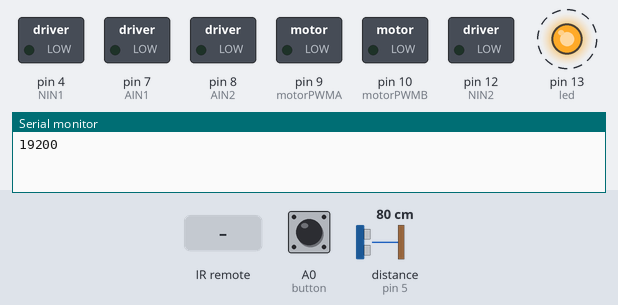
A sketch run on a simulated Arduino Uno, built with avr-gcc and run on an emulated ATmega328P. On the bench: switched loads named in the sketch (green lamp = pin HIGH), output pins drawn as LEDs (lit = HIGH), the last lines printed to the serial monitor. Wiring (inferred from the names in the program): ultrasonic range finder: trigger pin 6; echo pin 5. Dashed ring = blinking. The inputs (shaded band) are chosen by the test bench; at power-on: A0 (button) HIGH, distance to the obstacle (sensor on pin 5) 80 cm. The echo pulse lasts 58.3 µs per cm; pins used as bus, display or sensor lines are not drawn.

Above: at 1.27 s.
1.3 s: infrared code 0x41BED02F received
At 2.2 s:
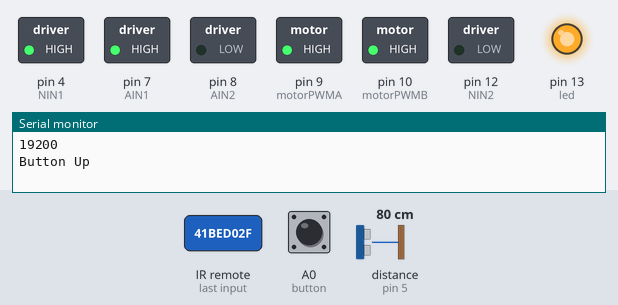
4.3 s: infrared code 0x41BE609F received
At 5.1 s:
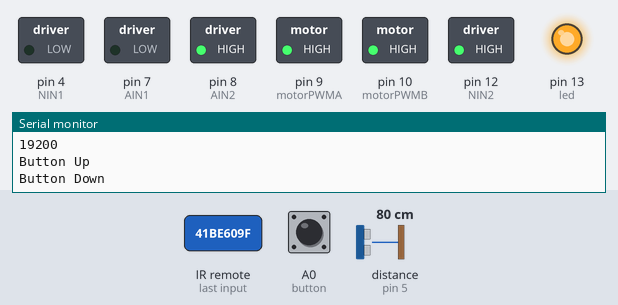
7.3 s: infrared code 0x41BEB04F received
At 7.57 s:
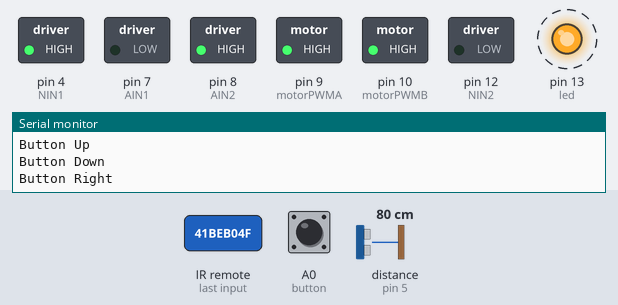
10.3 s: infrared code 0x41BE40BF received
At 11.2 s:
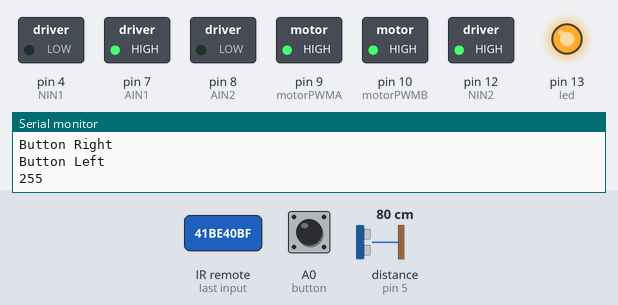
13.3 s: infrared code 0x41BE10EF received
At 13.53 s:
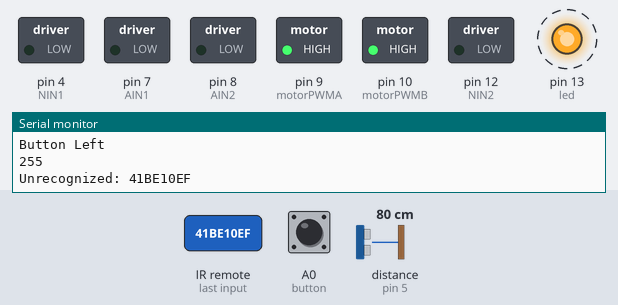
16.3 s: A0 (button) pulled LOW for 3.2 s
Timing chart, 0 to 22.0 s (numbered marks = the images above; inputs shaded):
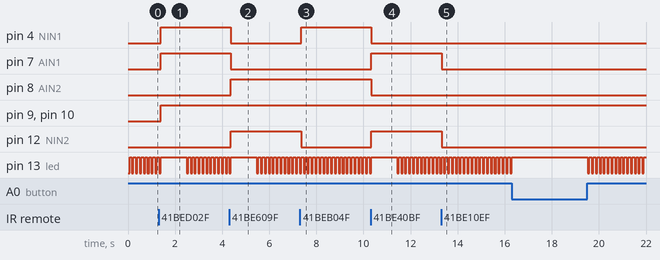

The sketch:

PWMROBOTSPEEDWITHrangefinder.ino
```cpp
#include <IRremote.h>
const int RECV_PIN = 2; // INTEGER at pin 2
int triggerPin = 6; // triggerPin on ultrasonic rangefinder goes into 6
int echoPin = 5; // echoPin on ultraSonic rangefinder goes into 5
int button = A0; // button goes into A0
int led = 13; // ledPin goes into 13
int motorPWMA = 9; // motorPWMA goes into 9
int motorPWMB = 10; // motorPWMB goes into 10
float inches; // approximate analog read
int motspeed = 255; // motspeed's maximum reach is at 225


IRrecv irrecv(RECV_PIN);
decode_results results;

int AIN1 = 7;// motor A  goes into AIN2 and connect to pin7 on right side
int AIN2 = 8;// motor A goes into Ain2 and connects to pin8 on left side
int NIN1 = 4; // motor N goes into BIN2 and connects to pin4
int NIN2 = 12; // motor N goes into BIN2 and connects to pin12

void setup() {
  Serial.begin(19200);
  Serial.println(19200);
  pinMode(AIN1, OUTPUT); // THE AIN1 wire that connects to pin 7's power goes outside
  pinMode(AIN2, OUTPUT); // The AIN2 wire that connects to pin 8's power goes outside
  pinMode(NIN1, OUTPUT); // The NIN1 wire that connects to pin 4's power goes outside
  pinMode(NIN2, OUTPUT); // the NIN 2 wire that connects to pin 12's power goes outside
  pinMode(button, INPUT_PULLUP); // the input of the button
  pinMode(led, OUTPUT); // power of LED goes outside
  pinMode(triggerPin, OUTPUT); //
  pinMode(echoPin, INPUT);
  digitalWrite(triggerPin, LOW);
  irrecv.enableIRIn(); // Start the receiver

}

float ping() { // determine the time for the triggerPin to locate/give power to robot from the rangefinder
  unsigned long maxTime = 20000;
  unsigned long us;
  float inches;
  // Hold triggerPin high for at least 10us
  digitalWrite(triggerPin, HIGH);
  delayMicroseconds(10);
  digitalWrite(triggerPin, LOW);
  // Measure length of high pulse on echoPin
  us = pulseIn(echoPin, HIGH, maxTime);
  // pulseIn returns 0 on timeout. Assume worst case.
  if (us == 0) {
    us = maxTime;
  }
  // Convert roundtrip microseconds to inches
  inches = us * 0.013504 / 2;
  return inches;
}


void loop() {
  inches = ping();
  //Serial.println(inches);

  delay(60);
  /*
     Triggers a ping on the ultrasonic range sensor. Waits
     up to 20ms for an echo and returns distance in inches.
     Datasheet recommends waiting 60ms between readings.
  */
  remote();
  if (digitalRead(button) == LOW){
    //Serial.println("Button pressed");
    digitalWrite(led, HIGH);
   }
  else {
    //Serial.println("Button not pressed");
    digitalWrite(led, LOW);
  }

}

void remote(){

  analogWrite(led, 128);

  if (irrecv.decode(&results)) {
    irrecv.resume(); // Receive the next value

    if (results.value == 0x41BED02F && inches>1) {
      Serial.println("Button Up");
      forward(motspeed);
      delay(1000);

    }

    else if (results.value == 0x41BE609F) {
      Serial.println("Button Down");
      backward(motspeed);
      delay(1000);

    }
    else if (results.value == 0x41BEB04F) {
      Serial.println("Button Right");
      right(motspeed);


    }
    else if (results.value == 0x41BE40BF) {
      Serial.println("Button Left");
      left(motspeed);
      Serial.println(motspeed);
      delay(1000);
    } else if(results.value == 0x41BE10EF && motspeed < 255){
      Serial.println("SpeedUp");
      motspeed += 10;

    } else if(results.value == 0x41BE708F && motspeed < 255){
      Serial.println("SpeedDown");
      motspeed -= 10;
    }
    else{
      Serial.print("Unrecognized: ");
      Serial.print(results.value, HEX);
      Serial.println();
      stop();
    }

    irrecv.resume(); // Receive the next value
  }
  delay(100);
}

void forward(int howFast) {
  analogWrite(motorPWMA, howFast);
  analogWrite(motorPWMB, howFast);
  digitalWrite(AIN1, HIGH);
  digitalWrite(AIN2, LOW);
  digitalWrite(NIN1, HIGH);
  digitalWrite(NIN2, LOW);
}

void backward(int howFast) {
  analogWrite(motorPWMA, howFast);
  analogWrite(motorPWMB, howFast);
  digitalWrite(AIN1, LOW); // Motor A 1st wire turn ON
  digitalWrite(AIN2, HIGH); // Motor A 2nd wire turn oFF
  digitalWrite(NIN1, LOW); // Motor B wire turn ON
  digitalWrite(NIN2, HIGH); // Motor B wire turn oFF
}

void stop() {
  digitalWrite(AIN1, LOW); // Motor A wire 1 stop turn OFF
  digitalWrite(AIN2, LOW); // Motor A wire 2  stop turn OFF
  digitalWrite(NIN1, LOW); // Motor B wire 1 turn oFF
  digitalWrite(NIN2, LOW); // Motor B wire 2 turn OFF
}


void right(int howFast) {
  analogWrite(motorPWMA, howFast);
  analogWrite(motorPWMB, howFast);
  digitalWrite(AIN1, LOW);
  digitalWrite(AIN2, HIGH);
  digitalWrite(NIN1, HIGH);
  digitalWrite(NIN2, LOW);

}

void left(int howFast) {
  analogWrite(motorPWMA, howFast);
  analogWrite(motorPWMB, howFast);
  digitalWrite(AIN1, HIGH);
  digitalWrite(AIN2, LOW);
  digitalWrite(NIN1, LOW);
  digitalWrite(NIN2, HIGH);

}
```

Measured:
- after the input at 1.3 s, pin 4 (NIN1), pin 7 (AIN1), pin 9 (motorPWMA), pin 10 (motorPWMB): LOW → HIGH after 0.09 s
- after the input at 4.3 s, pin 4 (NIN1), pin 7 (AIN1): HIGH → LOW after 0.07 s; pin 8 (AIN2), pin 12 (NIN2): LOW → HIGH after 0.07 s
- after the input at 7.3 s, pin 4 (NIN1): LOW → HIGH after 0.06 s; pin 12 (NIN2): HIGH → LOW after 0.06 s
- after the input at 10.3 s, pin 4 (NIN1), pin 8 (AIN2): HIGH → LOW at once; pin 7 (AIN1), pin 12 (NIN2): LOW → HIGH at once
- after the input at 13.3 s, pin 7 (AIN1), pin 12 (NIN2): HIGH → LOW at once
